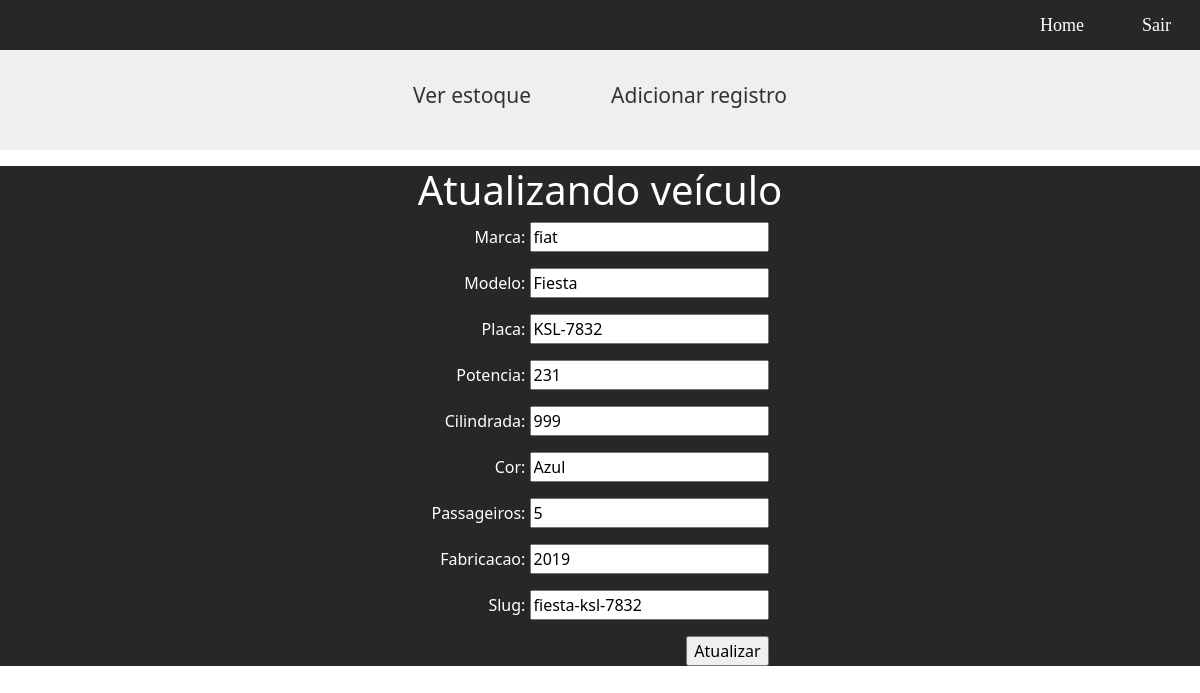
/concessionaria/manage/atualizar-registro/27 (signed in), run on the app's committed database.
### carros/models.py (models this page shows, shortened)
class Carro(models.Model):
    marca = models.CharField(max_length=255)
    modelo = models.CharField(max_length=255)
    slug = models.SlugField(max_length=255, unique=True)
    placa = models.CharField(max_length=8, unique=True)
    potencia = models.IntegerField()
    cilindrada = models.CharField(max_length=4)
    cor = models.CharField(max_length=30)
    passageiros = models.IntegerField()
    publicacao = models.DateTimeField(auto_now_add=True)
    fabricacao = models.IntegerField()

### carros/views.py (the view)
# urls.py: path('manage/atualizar-registro/<int:id>', views.editarVeiculo, name='atualizar'),
@login_required
def editarVeiculo(request, id):
    edit = get_object_or_404(Carro, pk=id)
    form = CarForm(instance=edit)
    if(request.method == 'POST'):
        form = CarForm(request.POST, instance=edit)
        if form.is_valid():
            edit.save()
            return redirect('/')
        else:
            return render(request, 'atualizar.html',{'form': form, 'edit':edit})
    else:
        return render(request, 'atualizar.html',{'form': form, 'edit':edit})

### carros/forms.py
class CarForm(forms.ModelForm):
    class Meta:
        model = Carro
        fields = ('marca', 'modelo', 'placa', 'potencia', 'cilindrada', 'cor', 'passageiros', 'fabricacao', 'slug')

### carros/templates/atualizar.html (shortened to what this page needs)
{% extends 'base.html' %}
{% block content %}
<div id="header">
    <a style="cursor: pointer; padding: 0 30px" href="/concessionaria">Ver estoque</a>
    <a style="cursor: pointer; padding: 0 30px; margin-left: 20px" href="/concessionaria/manage/adicionar-registro">Adicionar
        registro</a>
</div>
<div id="form">
    <h1>Atualizando veículo</h1>
    <form method='POST'>
        {{ form.as_p }}
        <input type="submit" value="Atualizar">
    </form>
</div>
{% endblock %}

### carros/static/css/home.css (style rules this page uses)
#header { display: flex; justify-content: center; align-items: center; padding: 30px; margin-bottom: 10px; }
#header a { text-decoration: none; font-size: 18px; }
body { background-color: #fff; margin: 0; padding: 0; }
#content a { font-size: 21px; color: #333 }
#form { display: flex; flex-direction: column; align-items: center; justify-content: center; background-color: #252729; text-align: right; width: 100%; margin-top: 2%; }
p label { color: white; }
h1 { color: white; }

### data on the page
Carro: marca "fiat", modelo "Fiesta", placa "KSL-7832", potencia "231", cilindrada "999", cor "Azul", passageiros "5", fabricacao "2019", slug "fiesta-ksl-7832"
